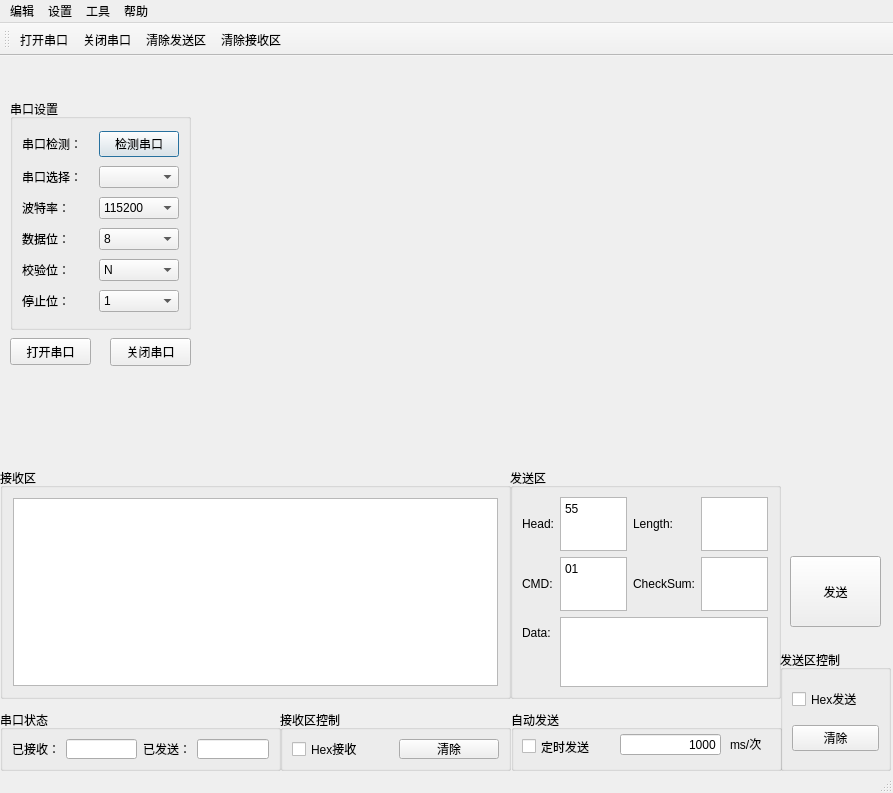
<?xml version="1.0" encoding="UTF-8"?>
<ui version="4.0">
 <class>MainWindow</class>
 <widget class="QMainWindow" name="MainWindow">
  <property name="geometry">
   <rect>
    <x>0</x>
    <y>0</y>
    <width>893</width>
    <height>793</height>
   </rect>
  </property>
  <property name="windowTitle">
   <string>MainWindow</string>
  </property>
  <widget class="QWidget" name="Form">
   <widget class="QGroupBox" name="groupBox">
    <property name="geometry">
     <rect>
      <x>511</x>
      <y>654</y>
      <width>271</width>
      <height>61</height>
     </rect>
    </property>
    <property name="title">
     <string>自动发送</string>
    </property>
    <widget class="QCheckBox" name="timer_send_cb">
     <property name="geometry">
      <rect>
       <x>11</x>
       <y>27</y>
       <width>87</width>
       <height>19</height>
      </rect>
     </property>
     <property name="text">
      <string>定时发送</string>
     </property>
    </widget>
    <widget class="QLabel" name="dw">
     <property name="geometry">
      <rect>
       <x>219</x>
       <y>26</y>
       <width>51</width>
       <height>16</height>
      </rect>
     </property>
     <property name="text">
      <string>ms/次</string>
     </property>
    </widget>
    <widget class="QLineEdit" name="lineEdit_3">
     <property name="geometry">
      <rect>
       <x>109</x>
       <y>24</y>
       <width>101</width>
       <height>21</height>
      </rect>
     </property>
     <property name="text">
      <string>1000</string>
     </property>
     <property name="alignment">
      <set>Qt::AlignRight|Qt::AlignTrailing|Qt::AlignVCenter</set>
     </property>
    </widget>
   </widget>
   <widget class="QGroupBox" name="formGroupBox_1">
    <property name="geometry">
     <rect>
      <x>0</x>
      <y>654</y>
      <width>281</width>
      <height>61</height>
     </rect>
    </property>
    <property name="title">
     <string>串口状态</string>
    </property>
    <layout class="QGridLayout" name="gridLayout_3">
     <item row="0" column="3">
      <widget class="QLineEdit" name="lineEdit_2"/>
     </item>
     <item row="0" column="0">
      <widget class="QLabel" name="label">
       <property name="text">
        <string>已接收：</string>
       </property>
      </widget>
     </item>
     <item row="0" column="1">
      <widget class="QLineEdit" name="lineEdit"/>
     </item>
     <item row="0" column="2">
      <widget class="QLabel" name="label_2">
       <property name="text">
        <string>已发送：</string>
       </property>
      </widget>
     </item>
    </layout>
   </widget>
   <widget class="QGroupBox" name="groupBox_2">
    <property name="geometry">
     <rect>
      <x>280</x>
      <y>654</y>
      <width>231</width>
      <height>61</height>
     </rect>
    </property>
    <property name="title">
     <string>接收区控制</string>
    </property>
    <layout class="QGridLayout" name="gridLayout_2">
     <item row="0" column="0">
      <widget class="QCheckBox" name="hex_receive">
       <property name="text">
        <string>Hex接收</string>
       </property>
      </widget>
     </item>
     <item row="0" column="1">
      <widget class="QPushButton" name="s2__clear_button">
       <property name="text">
        <string>清除</string>
       </property>
      </widget>
     </item>
    </layout>
   </widget>
   <widget class="QGroupBox" name="verticalGroupBox_2">
    <property name="geometry">
     <rect>
      <x>510</x>
      <y>412</y>
      <width>271</width>
      <height>231</height>
     </rect>
    </property>
    <property name="title">
     <string>发送区</string>
    </property>
    <layout class="QGridLayout" name="gridLayout">
     <item row="1" column="0">
      <widget class="QLabel" name="label_4">
       <property name="text">
        <string>CMD:</string>
       </property>
      </widget>
     </item>
     <item row="0" column="1">
      <widget class="QTextEdit" name="s3__send_Head">
       <property name="html">
        <string>&lt;!DOCTYPE HTML PUBLIC &quot;-//W3C//DTD HTML 4.0//EN&quot; &quot;http://www.w3.org/TR/REC-html40/strict.dtd&quot;&gt;
&lt;html&gt;&lt;head&gt;&lt;meta name=&quot;qrichtext&quot; content=&quot;1&quot; /&gt;&lt;style type=&quot;text/css&quot;&gt;
p, li { white-space: pre-wrap; }
&lt;/style&gt;&lt;/head&gt;&lt;body style=&quot; font-family:'SimSun'; font-size:9pt; font-weight:400; font-style:normal;&quot;&gt;
&lt;p style=&quot; margin-top:0px; margin-bottom:0px; margin-left:0px; margin-right:0px; -qt-block-indent:0; text-indent:0px;&quot;&gt;55&lt;/p&gt;&lt;/body&gt;&lt;/html&gt;</string>
       </property>
      </widget>
     </item>
     <item row="1" column="1">
      <widget class="QTextEdit" name="s3__send_CMD">
       <property name="html">
        <string>&lt;!DOCTYPE HTML PUBLIC &quot;-//W3C//DTD HTML 4.0//EN&quot; &quot;http://www.w3.org/TR/REC-html40/strict.dtd&quot;&gt;
&lt;html&gt;&lt;head&gt;&lt;meta name=&quot;qrichtext&quot; content=&quot;1&quot; /&gt;&lt;style type=&quot;text/css&quot;&gt;
p, li { white-space: pre-wrap; }
&lt;/style&gt;&lt;/head&gt;&lt;body style=&quot; font-family:'SimSun'; font-size:9pt; font-weight:400; font-style:normal;&quot;&gt;
&lt;p style=&quot; margin-top:0px; margin-bottom:0px; margin-left:0px; margin-right:0px; -qt-block-indent:0; text-indent:0px;&quot;&gt;01&lt;/p&gt;&lt;/body&gt;&lt;/html&gt;</string>
       </property>
      </widget>
     </item>
     <item row="0" column="3">
      <widget class="QTextEdit" name="s3__send_Length">
       <property name="html">
        <string>&lt;!DOCTYPE HTML PUBLIC &quot;-//W3C//DTD HTML 4.0//EN&quot; &quot;http://www.w3.org/TR/REC-html40/strict.dtd&quot;&gt;
&lt;html&gt;&lt;head&gt;&lt;meta name=&quot;qrichtext&quot; content=&quot;1&quot; /&gt;&lt;style type=&quot;text/css&quot;&gt;
p, li { white-space: pre-wrap; }
&lt;/style&gt;&lt;/head&gt;&lt;body style=&quot; font-family:'SimSun'; font-size:9pt; font-weight:400; font-style:normal;&quot;&gt;
&lt;p style=&quot;-qt-paragraph-type:empty; margin-top:0px; margin-bottom:0px; margin-left:0px; margin-right:0px; -qt-block-indent:0; text-indent:0px;&quot;&gt;&lt;br /&gt;&lt;/p&gt;&lt;/body&gt;&lt;/html&gt;</string>
       </property>
      </widget>
     </item>
     <item row="0" column="0">
      <widget class="QLabel" name="label_3">
       <property name="text">
        <string>Head:</string>
       </property>
      </widget>
     </item>
     <item row="0" column="2">
      <widget class="QLabel" name="label_5">
       <property name="text">
        <string>Length:</string>
       </property>
      </widget>
     </item>
     <item row="1" column="3">
      <widget class="QTextEdit" name="s3__send_CheckSum">
       <property name="html">
        <string>&lt;!DOCTYPE HTML PUBLIC &quot;-//W3C//DTD HTML 4.0//EN&quot; &quot;http://www.w3.org/TR/REC-html40/strict.dtd&quot;&gt;
&lt;html&gt;&lt;head&gt;&lt;meta name=&quot;qrichtext&quot; content=&quot;1&quot; /&gt;&lt;style type=&quot;text/css&quot;&gt;
p, li { white-space: pre-wrap; }
&lt;/style&gt;&lt;/head&gt;&lt;body style=&quot; font-family:'SimSun'; font-size:9pt; font-weight:400; font-style:normal;&quot;&gt;
&lt;p style=&quot;-qt-paragraph-type:empty; margin-top:0px; margin-bottom:0px; margin-left:0px; margin-right:0px; -qt-block-indent:0; text-indent:0px;&quot;&gt;&lt;br /&gt;&lt;/p&gt;&lt;/body&gt;&lt;/html&gt;</string>
       </property>
      </widget>
     </item>
     <item row="1" column="2">
      <widget class="QLabel" name="label_7">
       <property name="text">
        <string>CheckSum:</string>
       </property>
      </widget>
     </item>
     <item row="2" column="0">
      <widget class="QLabel" name="label_6">
       <property name="text">
        <string>Data:</string>
       </property>
      </widget>
     </item>
     <item row="2" column="1" rowspan="2" colspan="3">
      <widget class="QTextEdit" name="s3__send_Data">
       <property name="html">
        <string>&lt;!DOCTYPE HTML PUBLIC &quot;-//W3C//DTD HTML 4.0//EN&quot; &quot;http://www.w3.org/TR/REC-html40/strict.dtd&quot;&gt;
&lt;html&gt;&lt;head&gt;&lt;meta name=&quot;qrichtext&quot; content=&quot;1&quot; /&gt;&lt;style type=&quot;text/css&quot;&gt;
p, li { white-space: pre-wrap; }
&lt;/style&gt;&lt;/head&gt;&lt;body style=&quot; font-family:'SimSun'; font-size:9pt; font-weight:400; font-style:normal;&quot;&gt;
&lt;p style=&quot;-qt-paragraph-type:empty; margin-top:0px; margin-bottom:0px; margin-left:0px; margin-right:0px; -qt-block-indent:0; text-indent:0px;&quot;&gt;&lt;br /&gt;&lt;/p&gt;&lt;/body&gt;&lt;/html&gt;</string>
       </property>
      </widget>
     </item>
    </layout>
   </widget>
   <widget class="QPushButton" name="close_button">
    <property name="geometry">
     <rect>
      <x>110</x>
      <y>282</y>
      <width>81</width>
      <height>28</height>
     </rect>
    </property>
    <property name="text">
     <string>关闭串口</string>
    </property>
   </widget>
   <widget class="QPushButton" name="open_button">
    <property name="geometry">
     <rect>
      <x>10</x>
      <y>282</y>
      <width>81</width>
      <height>27</height>
     </rect>
    </property>
    <property name="text">
     <string>打开串口</string>
    </property>
   </widget>
   <widget class="QGroupBox" name="formGroupBox">
    <property name="geometry">
     <rect>
      <x>10</x>
      <y>43</y>
      <width>181</width>
      <height>231</height>
     </rect>
    </property>
    <property name="title">
     <string>串口设置</string>
    </property>
    <layout class="QGridLayout" name="gridLayout_5">
     <item row="2" column="0">
      <widget class="QLabel" name="s1__lb_3">
       <property name="text">
        <string>波特率：</string>
       </property>
      </widget>
     </item>
     <item row="2" column="1">
      <widget class="QComboBox" name="s1__box_3">
       <item>
        <property name="text">
         <string>115200</string>
        </property>
       </item>
       <item>
        <property name="text">
         <string>2400</string>
        </property>
       </item>
       <item>
        <property name="text">
         <string>4800</string>
        </property>
       </item>
       <item>
        <property name="text">
         <string>9600</string>
        </property>
       </item>
       <item>
        <property name="text">
         <string>14400</string>
        </property>
       </item>
       <item>
        <property name="text">
         <string>19200</string>
        </property>
       </item>
       <item>
        <property name="text">
         <string>38400</string>
        </property>
       </item>
       <item>
        <property name="text">
         <string>57600</string>
        </property>
       </item>
       <item>
        <property name="text">
         <string>76800</string>
        </property>
       </item>
       <item>
        <property name="text">
         <string>12800</string>
        </property>
       </item>
       <item>
        <property name="text">
         <string>230400</string>
        </property>
       </item>
       <item>
        <property name="text">
         <string>460800</string>
        </property>
       </item>
      </widget>
     </item>
     <item row="1" column="1">
      <widget class="QComboBox" name="s1__box_2"/>
     </item>
     <item row="5" column="0">
      <widget class="QLabel" name="s1__lb_6">
       <property name="text">
        <string>停止位：</string>
       </property>
      </widget>
     </item>
     <item row="0" column="1">
      <widget class="QPushButton" name="s1__box_1">
       <property name="text">
        <string>检测串口</string>
       </property>
       <property name="autoRepeatInterval">
        <number>100</number>
       </property>
       <property name="default">
        <bool>true</bool>
       </property>
      </widget>
     </item>
     <item row="5" column="1">
      <widget class="QComboBox" name="s1__box_6">
       <item>
        <property name="text">
         <string>1</string>
        </property>
       </item>
      </widget>
     </item>
     <item row="4" column="1">
      <widget class="QComboBox" name="s1__box_5">
       <item>
        <property name="text">
         <string>N</string>
        </property>
       </item>
      </widget>
     </item>
     <item row="1" column="0">
      <widget class="QLabel" name="s1__lb_2">
       <property name="text">
        <string>串口选择：</string>
       </property>
      </widget>
     </item>
     <item row="4" column="0">
      <widget class="QLabel" name="s1__lb_5">
       <property name="text">
        <string>校验位：</string>
       </property>
      </widget>
     </item>
     <item row="0" column="0">
      <widget class="QLabel" name="s1__lb_1">
       <property name="text">
        <string>串口检测：</string>
       </property>
      </widget>
     </item>
     <item row="3" column="1">
      <widget class="QComboBox" name="s1__box_4">
       <item>
        <property name="text">
         <string>8</string>
        </property>
       </item>
       <item>
        <property name="text">
         <string>7</string>
        </property>
       </item>
       <item>
        <property name="text">
         <string>6</string>
        </property>
       </item>
       <item>
        <property name="text">
         <string>5</string>
        </property>
       </item>
      </widget>
     </item>
     <item row="3" column="0">
      <widget class="QLabel" name="s1__lb_4">
       <property name="text">
        <string>数据位：</string>
       </property>
      </widget>
     </item>
    </layout>
   </widget>
   <widget class="QGroupBox" name="groupBox_3">
    <property name="geometry">
     <rect>
      <x>780</x>
      <y>594</y>
      <width>111</width>
      <height>121</height>
     </rect>
    </property>
    <property name="title">
     <string>发送区控制</string>
    </property>
    <layout class="QGridLayout" name="gridLayout_4">
     <item row="1" column="1">
      <widget class="QPushButton" name="s3__clear_button">
       <property name="text">
        <string>清除</string>
       </property>
      </widget>
     </item>
     <item row="0" column="1">
      <widget class="QCheckBox" name="hex_send">
       <property name="text">
        <string>Hex发送</string>
       </property>
      </widget>
     </item>
    </layout>
   </widget>
   <widget class="QGroupBox" name="verticalGroupBox">
    <property name="geometry">
     <rect>
      <x>0</x>
      <y>412</y>
      <width>511</width>
      <height>231</height>
     </rect>
    </property>
    <property name="title">
     <string>接收区</string>
    </property>
    <layout class="QVBoxLayout" name="verticalLayout">
     <property name="leftMargin">
      <number>10</number>
     </property>
     <property name="topMargin">
      <number>10</number>
     </property>
     <property name="rightMargin">
      <number>10</number>
     </property>
     <property name="bottomMargin">
      <number>10</number>
     </property>
     <item>
      <widget class="QTextBrowser" name="s2__receive_text">
       <property name="html">
        <string>&lt;!DOCTYPE HTML PUBLIC &quot;-//W3C//DTD HTML 4.0//EN&quot; &quot;http://www.w3.org/TR/REC-html40/strict.dtd&quot;&gt;
&lt;html&gt;&lt;head&gt;&lt;meta name=&quot;qrichtext&quot; content=&quot;1&quot; /&gt;&lt;style type=&quot;text/css&quot;&gt;
p, li { white-space: pre-wrap; }
&lt;/style&gt;&lt;/head&gt;&lt;body style=&quot; font-family:'SimSun'; font-size:9pt; font-weight:400; font-style:normal;&quot;&gt;
&lt;p style=&quot;-qt-paragraph-type:empty; margin-top:0px; margin-bottom:0px; margin-left:0px; margin-right:0px; -qt-block-indent:0; text-indent:0px;&quot;&gt;&lt;br /&gt;&lt;/p&gt;&lt;/body&gt;&lt;/html&gt;</string>
       </property>
      </widget>
     </item>
    </layout>
   </widget>
   <widget class="QPushButton" name="s3__send_button">
    <property name="geometry">
     <rect>
      <x>790</x>
      <y>500</y>
      <width>91</width>
      <height>71</height>
     </rect>
    </property>
    <property name="text">
     <string>发送</string>
    </property>
   </widget>
   <widget class="QLabel" name="state_label">
    <property name="geometry">
     <rect>
      <x>460</x>
      <y>0</y>
      <width>431</width>
      <height>31</height>
     </rect>
    </property>
    <property name="text">
     <string/>
    </property>
    <property name="textFormat">
     <enum>Qt::AutoText</enum>
    </property>
    <property name="scaledContents">
     <bool>true</bool>
    </property>
    <property name="alignment">
     <set>Qt::AlignRight|Qt::AlignTrailing|Qt::AlignVCenter</set>
    </property>
   </widget>
  </widget>
  <widget class="QMenuBar" name="menubar">
   <property name="geometry">
    <rect>
     <x>0</x>
     <y>0</y>
     <width>893</width>
     <height>26</height>
    </rect>
   </property>
   <widget class="QMenu" name="menu">
    <property name="title">
     <string>编辑</string>
    </property>
   </widget>
   <widget class="QMenu" name="menu_3">
    <property name="title">
     <string>工具</string>
    </property>
   </widget>
   <widget class="QMenu" name="menu_4">
    <property name="title">
     <string>帮助</string>
    </property>
   </widget>
   <widget class="QMenu" name="menu_5">
    <property name="title">
     <string>设置</string>
    </property>
   </widget>
   <addaction name="menu"/>
   <addaction name="menu_5"/>
   <addaction name="menu_3"/>
   <addaction name="menu_4"/>
  </widget>
  <widget class="QStatusBar" name="statusbar"/>
  <widget class="QToolBar" name="toolBar">
   <property name="windowTitle">
    <string>toolBar</string>
   </property>
   <attribute name="toolBarArea">
    <enum>TopToolBarArea</enum>
   </attribute>
   <attribute name="toolBarBreak">
    <bool>false</bool>
   </attribute>
   <addaction name="action_start"/>
   <addaction name="action_close"/>
   <addaction name="action_clear_send"/>
   <addaction name="action_clear_receive"/>
  </widget>
  <action name="action_start">
   <property name="icon">
    <iconset>
     <normaloff>images/start.png</normaloff>images/start.png</iconset>
   </property>
   <property name="text">
    <string>打开串口</string>
   </property>
  </action>
  <action name="action_close">
   <property name="icon">
    <iconset>
     <normaloff>images/stop.png</normaloff>images/stop.png</iconset>
   </property>
   <property name="text">
    <string>关闭串口</string>
   </property>
  </action>
  <action name="action_clear_send">
   <property name="icon">
    <iconset>
     <normaloff>images/clear.png</normaloff>images/clear.png</iconset>
   </property>
   <property name="text">
    <string>清除发送区</string>
   </property>
  </action>
  <action name="action_clear_receive">
   <property name="icon">
    <iconset>
     <normaloff>images/clean_receive.png</normaloff>images/clean_receive.png</iconset>
   </property>
   <property name="text">
    <string>清除接收区</string>
   </property>
  </action>
 </widget>
 <resources/>
 <connections/>
</ui>
